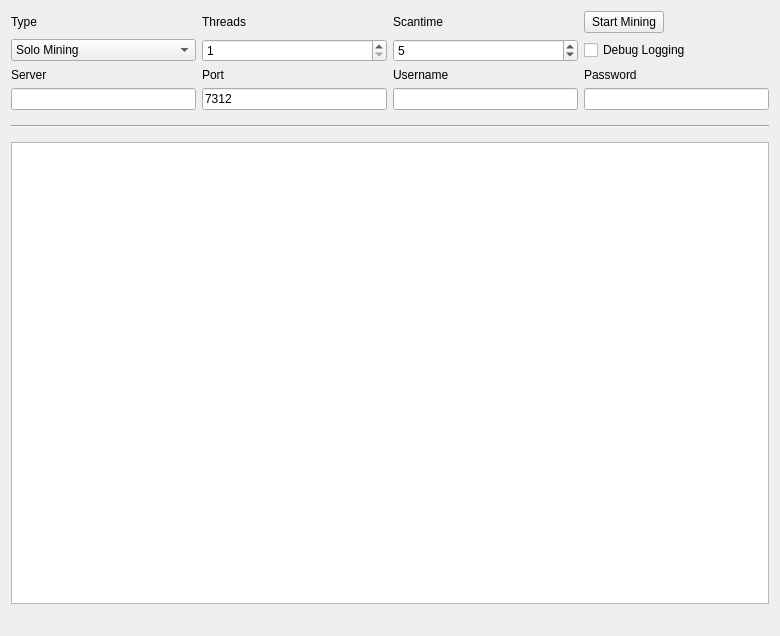
<?xml version="1.0" encoding="UTF-8"?>
<ui version="4.0">
 <class>MiningPage</class>
 <widget class="QWidget" name="MiningPage">
  <property name="geometry">
   <rect>
    <x>0</x>
    <y>0</y>
    <width>780</width>
    <height>636</height>
   </rect>
  </property>
  <property name="windowTitle">
   <string>Mining</string>
  </property>
  <layout class="QGridLayout" name="gridLayout">
   <property name="sizeConstraint">
    <enum>QLayout::SetMaximumSize</enum>
   </property>
   <item row="7" column="1">
    <widget class="QLineEdit" name="serverLine">
     <property name="enabled">
      <bool>true</bool>
     </property>
    </widget>
   </item>
   <item row="6" column="3">
    <widget class="QLabel" name="usernameLabel">
     <property name="enabled">
      <bool>true</bool>
     </property>
     <property name="text">
      <string>Username</string>
     </property>
    </widget>
   </item>
   <item row="6" column="1">
    <widget class="QLabel" name="serverLabel">
     <property name="enabled">
      <bool>true</bool>
     </property>
     <property name="text">
      <string>Server</string>
     </property>
    </widget>
   </item>
   <item row="7" column="3">
    <widget class="QLineEdit" name="usernameLine">
     <property name="enabled">
      <bool>true</bool>
     </property>
     <property name="text">
      <string/>
     </property>
    </widget>
   </item>
   <item row="6" column="4">
    <widget class="QLabel" name="passwordLabel">
     <property name="enabled">
      <bool>true</bool>
     </property>
     <property name="text">
      <string>Password</string>
     </property>
    </widget>
   </item>
   <item row="6" column="2">
    <widget class="QLabel" name="portLabel">
     <property name="enabled">
      <bool>true</bool>
     </property>
     <property name="text">
      <string>Port</string>
     </property>
    </widget>
   </item>
   <item row="3" column="4">
    <widget class="QPushButton" name="startButton">
     <property name="sizePolicy">
      <sizepolicy hsizetype="Fixed" vsizetype="Fixed">
       <horstretch>0</horstretch>
       <verstretch>0</verstretch>
      </sizepolicy>
     </property>
     <property name="text">
      <string>Start Mining</string>
     </property>
    </widget>
   </item>
   <item row="8" column="1" colspan="4">
    <widget class="Line" name="line">
     <property name="sizePolicy">
      <sizepolicy hsizetype="Minimum" vsizetype="Fixed">
       <horstretch>0</horstretch>
       <verstretch>0</verstretch>
      </sizepolicy>
     </property>
     <property name="minimumSize">
      <size>
       <width>0</width>
       <height>20</height>
      </size>
     </property>
     <property name="orientation">
      <enum>Qt::Horizontal</enum>
     </property>
    </widget>
   </item>
   <item row="13" column="1" colspan="4">
    <widget class="QListWidget" name="list">
     <property name="autoScrollMargin">
      <number>100000</number>
     </property>
     <property name="dragDropMode">
      <enum>QAbstractItemView::DragOnly</enum>
     </property>
     <property name="selectionMode">
      <enum>QAbstractItemView::NoSelection</enum>
     </property>
     <property name="movement">
      <enum>QListView::Snap</enum>
     </property>
     <property name="batchSize">
      <number>10</number>
     </property>
    </widget>
   </item>
   <item row="14" column="1" colspan="2">
    <widget class="QLabel" name="shareCount">
     <property name="font">
      <font>
       <pointsize>10</pointsize>
       <weight>75</weight>
       <bold>true</bold>
      </font>
     </property>
     <property name="text">
      <string/>
     </property>
    </widget>
   </item>
   <item row="3" column="3">
    <widget class="QLabel" name="scantimeLabel">
     <property name="enabled">
      <bool>true</bool>
     </property>
     <property name="layoutDirection">
      <enum>Qt::LeftToRight</enum>
     </property>
     <property name="text">
      <string>Scantime</string>
     </property>
    </widget>
   </item>
   <item row="3" column="2">
    <widget class="QLabel" name="threadsLabel">
     <property name="enabled">
      <bool>true</bool>
     </property>
     <property name="text">
      <string>Threads</string>
     </property>
    </widget>
   </item>
   <item row="4" column="4">
    <widget class="QCheckBox" name="debugCheckBox">
     <property name="text">
      <string>Debug Logging</string>
     </property>
    </widget>
   </item>
   <item row="3" column="1">
    <widget class="QLabel" name="typeLabel">
     <property name="text">
      <string>Type</string>
     </property>
    </widget>
   </item>
   <item row="4" column="2">
    <widget class="QSpinBox" name="threadsBox">
     <property name="enabled">
      <bool>true</bool>
     </property>
     <property name="minimum">
      <number>1</number>
     </property>
     <property name="maximum">
      <number>99</number>
     </property>
     <property name="singleStep">
      <number>1</number>
     </property>
    </widget>
   </item>
   <item row="4" column="1">
    <widget class="QComboBox" name="typeBox">
     <property name="editable">
      <bool>false</bool>
     </property>
     <property name="currentIndex">
      <number>0</number>
     </property>
     <item>
      <property name="text">
       <string>Solo Mining</string>
      </property>
     </item>
     <item>
      <property name="text">
       <string>Pool Mining</string>
      </property>
     </item>
    </widget>
   </item>
   <item row="4" column="3">
    <widget class="QSpinBox" name="scantimeBox">
     <property name="enabled">
      <bool>true</bool>
     </property>
     <property name="minimum">
      <number>1</number>
     </property>
     <property name="value">
      <number>5</number>
     </property>
    </widget>
   </item>
   <item row="7" column="2">
    <widget class="QLineEdit" name="portLine">
     <property name="enabled">
      <bool>true</bool>
     </property>
     <property name="text">
      <string>7312</string>
     </property>
     <property name="value" stdset="0">
      <number>7312</number>
     </property>
    </widget>
   </item>
   <item row="7" column="4">
    <widget class="QLineEdit" name="passwordLine">
     <property name="enabled">
      <bool>true</bool>
     </property>
    </widget>
   </item>
   <item row="14" column="3" colspan="2">
    <widget class="QLabel" name="mineSpeedLabel">
     <property name="sizePolicy">
      <sizepolicy hsizetype="Preferred" vsizetype="Preferred">
       <horstretch>0</horstretch>
       <verstretch>0</verstretch>
      </sizepolicy>
     </property>
     <property name="font">
      <font>
       <pointsize>10</pointsize>
       <weight>75</weight>
       <bold>true</bold>
      </font>
     </property>
     <property name="text">
      <string/>
     </property>
     <property name="alignment">
      <set>Qt::AlignRight|Qt::AlignTrailing|Qt::AlignVCenter</set>
     </property>
    </widget>
   </item>
  </layout>
 </widget>
 <layoutdefault spacing="6" margin="11"/>
 <tabstops>
  <tabstop>startButton</tabstop>
  <tabstop>typeBox</tabstop>
  <tabstop>threadsBox</tabstop>
  <tabstop>scantimeBox</tabstop>
  <tabstop>serverLine</tabstop>
  <tabstop>portLine</tabstop>
  <tabstop>usernameLine</tabstop>
  <tabstop>passwordLine</tabstop>
  <tabstop>debugCheckBox</tabstop>
  <tabstop>list</tabstop>
 </tabstops>
 <resources/>
 <connections/>
</ui>
